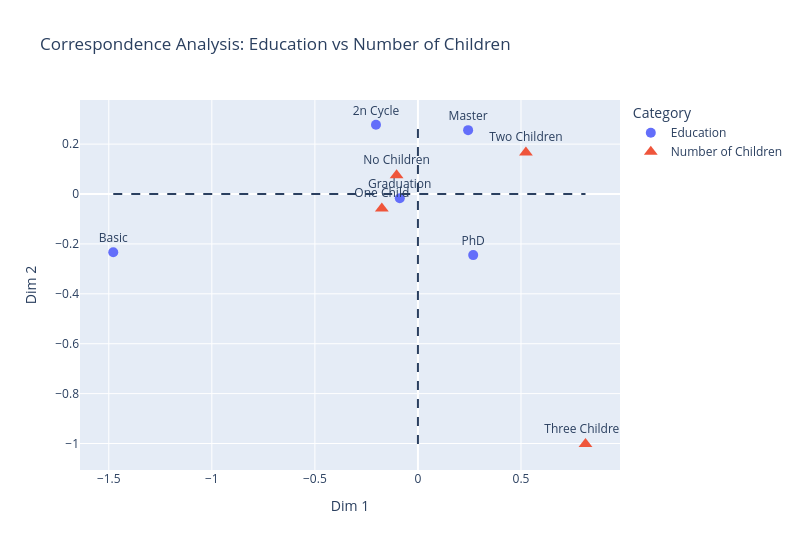

Here is the notebook cell this chart was saved with:
### Code cell
import plotly.graph_objects as go

fig = go.Figure()

# -----------------------------
# Rows: Education
# -----------------------------
fig.add_trace(go.Scatter(
    x=F[:, 0],
    y=F[:, 1],
    mode="markers+text",
    name="Education",
    text=ct.index.astype(str),
    textposition="top center",
    marker=dict(size=10)
))

# -----------------------------
# Columns: Number of Children
# -----------------------------
fig.add_trace(go.Scatter(
    x=G[:, 0],
    y=G[:, 1],
    mode="markers+text",
    name="Number of Children",
    text=ct.columns.astype(str),
    textposition="top center",
    marker=dict(size=12, symbol="triangle-up")
))

# -----------------------------
# Axes lines
# -----------------------------
fig.add_shape(type="line", x0=0, y0=min(F[:,1].min(), G[:,1].min()),
              x1=0, y1=max(F[:,1].max(), G[:,1].max()),
              line=dict(dash="dash"))

fig.add_shape(type="line", x0=min(F[:,0].min(), G[:,0].min()), y0=0,
              x1=max(F[:,0].max(), G[:,0].max()), y1=0,
              line=dict(dash="dash"))

# -----------------------------
# Layout
# -----------------------------
fig.update_layout(
    width=800,
    height=550,
    title="Correspondence Analysis: Education vs Number of Children",
    xaxis_title="Dim 1",
    yaxis_title="Dim 2",
    legend_title="Category",
    showlegend=True
)

fig.show()

### Figure 1 — Plotly figure (JSON) as saved in the notebook; plotly's stock layout.template omitted (floating-point values rounded to 4 significant figures)
{"data": [{"marker": {"size": 10}, "mode": "markers+text", "name": "Education", "text": ["2n Cycle", "Basic", "Graduation", "Master", "PhD"], "textposition": "top center", "type": "scatter", "x": [-0.2036, -1.478, -0.08805, 0.2435, 0.2681], "y": [0.2776, -0.2331, -0.01729, 0.256, -0.2448]}, {"marker": {"size": 12, "symbol": "triangle-up"}, "mode": "markers+text", "name": "Number of Children", "text": ["No Children", "One Child", "Three Children", "Two Children"], "textposition": "top center", "type": "scatter", "x": [-0.1035, -0.1752, 0.813, 0.5239], "y": [0.07553, -0.05781, -1.002, 0.1666]}], "layout": {"height": 550, "legend": {"title": {"text": "Category"}}, "shapes": [{"line": {"dash": "dash"}, "type": "line", "x0": 0, "x1": 0, "y0": -1.002, "y1": 0.2776}, {"line": {"dash": "dash"}, "type": "line", "x0": -1.478, "x1": 0.813, "y0": 0, "y1": 0}], "showlegend": true, "title": {"text": "Correspondence Analysis: Education vs Number of Children"}, "width": 800, "xaxis": {"title": {"text": "Dim 1"}}, "yaxis": {"title": {"text": "Dim 2"}}}}
